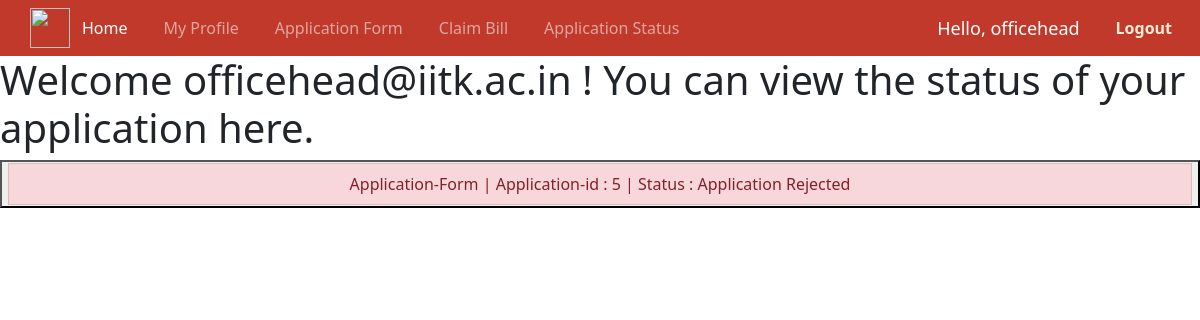
The app's page /application_status (signed in), older data.
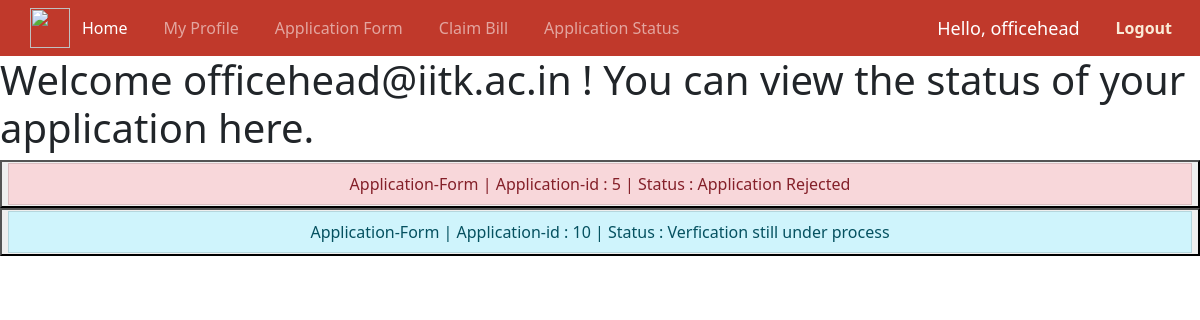
The same page, newer data.
### home/models.py (models this page shows, shortened)
class Application(models.Model):
    profile=models.ForeignKey(User_profile,on_delete=models.CASCADE,related_name="applications")
    block_yr=models.CharField(default='' , max_length=122)
    email=models.EmailField(default='user@iitk.ac.in',max_length=30)
    rollno=models.CharField(default='' , max_length=122)
    basic_pay=models.CharField(default='' , max_length=122)
    Name=models.CharField(default='NA',max_length=122)
    Designation=models.CharField(default='NA',max_length=122)
    section=models.CharField(default='NA',max_length=122)
    avail=models.CharField(default='NA',max_length=122)
    duration=models.CharField(default='' , max_length=122)
    departure=models.CharField(default='' , max_length=122)
    nature=models.CharField(default='NA',max_length=122)
    Purpose=models.CharField(default='NA',max_length=122)
    place=models.CharField(default='NA',max_length=122)
    place1=models.CharField(default='NA',max_length=122)
    address=models.CharField(default='NA',max_length=122)
    mode=models.CharField(default='NA',max_length=122)
    Name1=models.CharField(default='NA',max_length=122)
    Age1=models.CharField(default='NA' , max_length=122)
    Name2=models.CharField(default='NA',max_length=122)
    Age2=models.CharField(default='NA' , max_length=122)
    Name3=models.CharField(default='NA',max_length=122)
    Age3=models.CharField(default='NA' , max_length=122)
    advance=models.CharField(default='NA' , max_length=122)
    REJECTED = 0
    PENDING = -1
    ACCEPTED = 1
    Status = (
        (REJECTED, 'Cancelled'),
        (PENDING, 'Pending for admin approval'),
        (ACCEPTED, 'Request accepted'),
    )
    status = models.IntegerField(choices=Status, default=PENDING)

### home/views.py (the view)
# urls.py: path('application_status',views.status, name="application_status" ),
@login_required
def status(request):
    dt=claimBill.objects.filter(email=request.user.email)
    dt2=Application.objects.filter(email=request.user.email)
    for d in [dt,dt2]:
        for fr in d:
            if fr.status==Application.ACCEPTED:
                fr.status=True
            elif fr.status==Application.REJECTED:
                fr.status=False
            else:
                fr.status=None
    context={
        'user':request.user,
        'claim' : dt,
        'application' : dt2
    }
    return render(request,'status.html',context)

### templates/status.html (shortened to what this page needs)
{% extends 'base.html' %}
{% block body %}
<h1>Welcome {{user.email}} ! You can view the status of your application here.</h1>
<form method="GET">
<ul class="list-group">
{% if application%}
    {% for form in application %}
    <button name="pk" value="{{form.pk}}" formaction="{%url 'application_form'%}" ><li class="list-group-item list-group-item-{{form.status|yesno:"success,danger,info"}}">Application-Form | Application-id : {{form.pk}} | Status : {{form.status|yesno:"Congratulations! Your application is verified,Application Rejected,Verfication still under process"}}</li></button>
    {% endfor %}
    {% endif %}
</ul>
</form>
{% endblock body %}

Row changes from the older to the newer data that the page shows:
added Application: pk "10", status "Verfication still under process"
